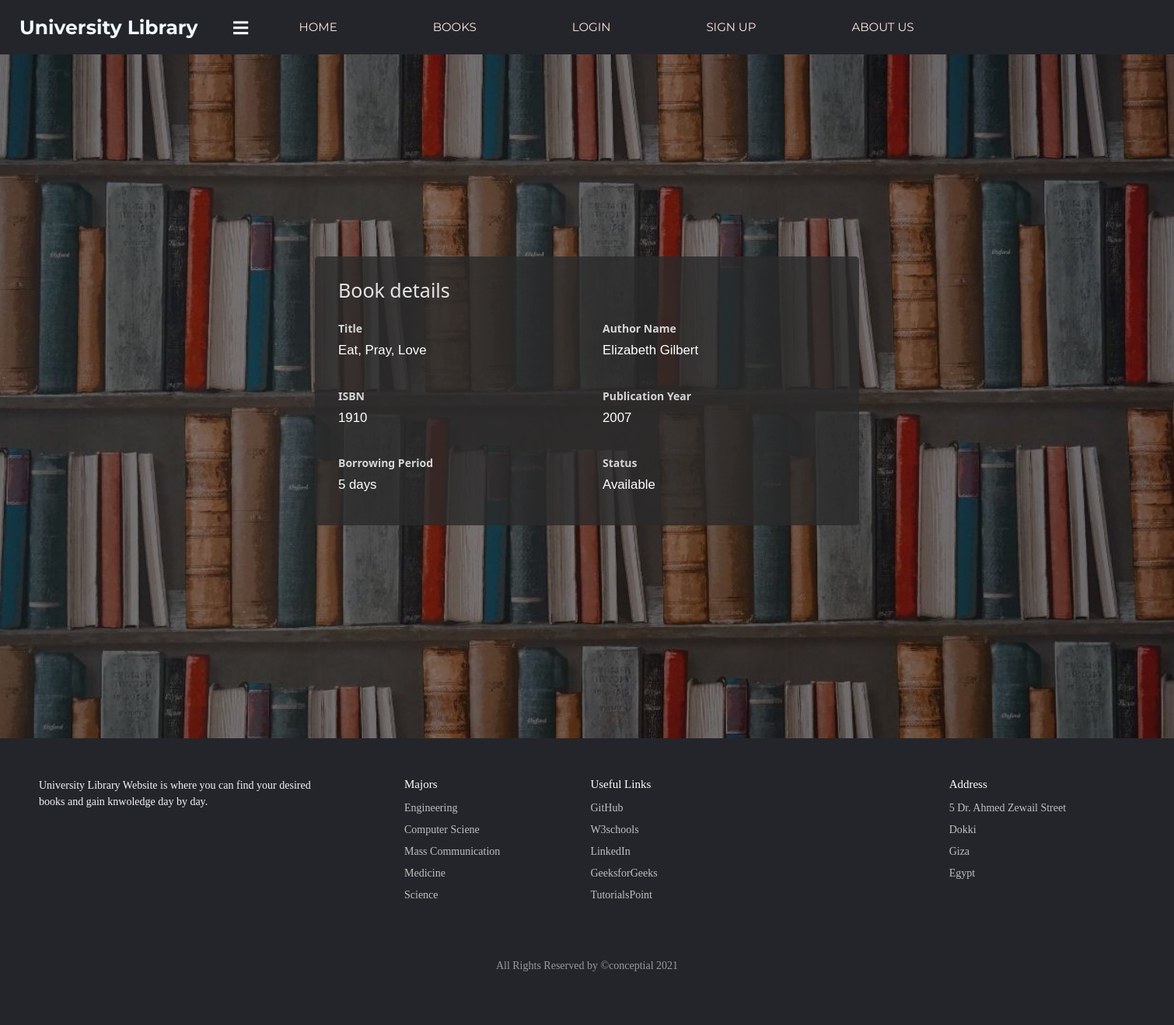
Page /bookdetails/eat-pray-love on the committed database.
### pages/models.py (models this page shows, shortened)
class Book(models.Model):
    book_status = [
        ('Available', 'Available'),
        ('Borrowed', 'Borrowed'),
    ]
    id = AutoField(primary_key=True)
    title = models.CharField(max_length=250)
    author = models.CharField(max_length=250, null=True, blank=True)
    borrowing_period = models.IntegerField(null=True, blank=True)
    publication_year = models.IntegerField(null=True, blank=True)
    isbn = models.IntegerField(null=True, blank=True)
    status = models.CharField(max_length=50, choices=book_status, null=True, blank=True)
    slug = models.SlugField(_("slug"), null=True, blank=True)

### pages/views.py (the view)
# urls.py: path('bookdetails/<slug:slug>', views.bookdetails, name='bookdetails'),
def bookdetails(request, slug):
    book_details = Book.objects.get(slug=slug)
    return render(request, 'bookdetails.html', {
        'book_details': book_details
    })

### pages/templates/bookdetails.html (shortened to what this page needs)
{% extends 'base.html' %}
{% load static %}
{% block head %}
      <link href="https://cdn.jsdelivr.net/npm/bootstrap@5.0.2/dist/css/bootstrap.min.css" rel="stylesheet">
      <link rel="stylesheet" href="https://cdnjs.cloudflare.com/ajax/libs/font-awesome/5.15.3/css/all.min.css" >
     <link rel="stylesheet" href= "{% static 'css/BookDetails.css' %}">
  </head>
{% endblock head %}
{% block content %}
{% if user.is_authenticated and user.is_superuser %}
   {% include 'parts/adminnav.html' %}
{% elif  user.is_authenticated and not user.is_superuser%}
    {% include 'parts/loggednav.html' %}
{% else %}
    {% include 'parts/indexnavbar.html' %}
{% endif %}
<div class="cont">
    <form method ='GET'>
      <div class="title">Book details</div>
        <div class="user-details">
            <div class="input-box">
                <span class="details">Title</span>
               <div class='info'> {{book_details.title}}</div>
            </div>
            <div class="input-box">
              <span class="details">Author Name</span>
              <div class='info'>{{book_details.author}}</div>
          </div>
          <div class="input-box">
              <span class="details">ISBN</span>
              <div class='info'>{{book_details.isbn}}</div>
          </div>
          <div class="input-box">
              <span class="details">Publication Year</span>
              <div class='info'>{{book_details.publication_year}}</div>
          </div>
          <div class="input-box">
              <span class="details">Borrowing Period</span>
              <div class='info'>{{book_details.borrowing_period}} days</div>
          </div>
          <div class="input-box">
              <span class="details">Status</span>
              <div class='info' id="status">{{book_details.status}}</div>
          </div>
          </div>
    </form>
  </div>
{% endblock content %}

### static/css/BookDetails.css (style rules this page uses)
.cont { display: flex; height: 110vh; justify-content: center; align-items: center; width: 100%; background-image: url(img/B.jpg); background-size: cover; background-repeat: no-repeat; }
form { max-width: 700px; width: 100%; background: rgb(43 43 43 / 81%); padding: 25px 30px; border-radius: 5px; color: #e4e4e4; }
.cont .title { font-size: 25px; font-weight: 500; position: relative; }
.cont .title::before { content:''; position: relative; left: 0; bottom: 0; height: 3px; width: 30px; height: 3px; }
.cont form .user-details { display: flex; flex-wrap: wrap; justify-content: space-between; }
form .user-details .input-box { margin: 20px 0 12px 0; margin-bottom: 15px; width: calc(100% / 2 - 20px); }
.user-details .input-box .details { display: block; color: #d6d6d6; margin-bottom: 5px; }
.user-details .input-box .info { font-size: larger; color: white; font-family: 'Lucida Sans', 'Lucida Sans Regular', 'Lucida Grande', 'Lucida Sans Unicode', Geneva, Verdana, sans-serif; }
span.details { font-weight: bold; font-style: 'Montserrat', sans-serif; }
*, *:before, *:after { box-sizing: border-box; }
body { margin: 0; display: grid; font-size: 14px; }

### rows in the picture
Book: title "Eat, Pray, Love", author "Elizabeth Gilbert", isbn "1910", publication_year "2007", borrowing_period "5", status "Available"
